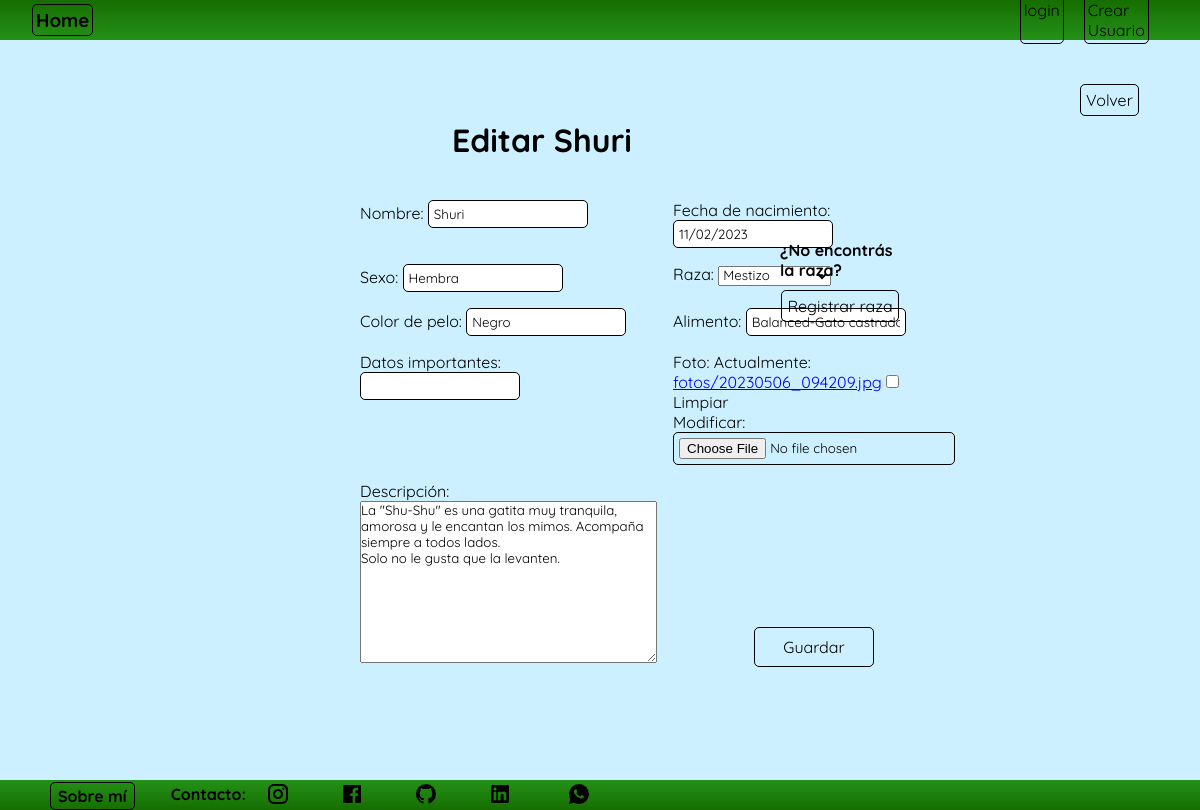
Page /perfil/perfil/mascota/update/1 on the committed database.
### perfil/models.py (models this page shows, shortened)
class Mascota(models.Model):
    nombre= models.CharField(max_length=50, verbose_name='Nombre')
    fecha_nacimiento = models.DateField(verbose_name='Fecha de nacimiento')
    sexo = models.CharField(max_length=20, null=True, blank=True, verbose_name='Sexo')
    raza = models.ForeignKey(Raza, on_delete=models.SET_NULL,null=True, blank=True, verbose_name='Raza')
    color_pelo = models.CharField(max_length=100, null=True,blank=True, verbose_name='Color de pelo')
    alimento = models.CharField(max_length=100, null=True,blank=True)
    datos_importantes = models.CharField(max_length=150, null=True,blank=True)
    foto = models.ImageField(upload_to='fotos',null=True, blank=True)
    descripcion = models.TextField(null=True, blank=True, verbose_name=('Descripción'))
    user = models.ForeignKey(User, on_delete=models.CASCADE)
    class Meta:
        verbose_name = 'Mascota'
        verbose_name_plural = 'Mascotas'

class Raza(models.Model):
    nombre = models.CharField(max_length=100)
    def __str__(self):
        return self.nombre
    class Meta:
        verbose_name = 'Raza'
        verbose_name_plural = 'Razas'

### perfil/views.py (the view)
# urls.py: path('perfil/mascota/update/<int:pk>', MascotaUpdate.as_view(), name='mascota_update'),
class MascotaUpdate(UpdateView):
    model = Mascota
    form_class= MascotaForm
    success_url = reverse_lazy('perfil:mascota_list')

### perfil/forms.py
class MascotaForm(forms.ModelForm):
    class Meta:
        model= Mascota
        fields = ['nombre', 'fecha_nacimiento', 'sexo', 'raza', 'color_pelo', 'alimento', 'datos_importantes', 'foto', 'descripcion']

### perfil/templates/perfil/mascota_form.html (shortened to what this page needs)
{% extends 'core/base.html' %}
{% block content %}
    <main class="contenedor">
        <div class="titulo_registrar">
            {% if form.instance.pk %}
                <h1>Editar {{ form.instance.nombre }}</h1>
            {% else %}
                <h1>Registrar mascota</h1>
            {% endif %}
        </div>
        <form method="post" enctype="multipart/form-data" class="formulario_mascota">
            {{ form }}
            <div class="contenedor_boton_mascota">
                <button type="submit" class="boton_mascota">Guardar</button>
            </div>
        </form>
        <div class="crear_raza_contenedor">
            <p><strong>¿No encontrás la raza?</strong></p>
            <a href="{% url 'perfil:raza_create' %}" class="crear_raza">Registrar raza</a>
        </div>
        <div class="volver_mascota_contenedor">
            <a href="{% url 'perfil:mascota_list' %}" class="volver_mascota">Volver</a>
        </div>
    </main>
{% endblock content %}

### core/static/css/style.css (style rules this page uses)
* { padding: 0; margin: 0; font-family: "Quicksand", sans-serif; }
.contenedor { display: grid; grid-template-columns: repeat(20, 5vw); grid-template-rows: repeat(18, 5vh); min-height: 92.54vh; background-color: rgb(204, 240, 255); width: 100vw; overflow: auto; }
.contenedor_boton_mascota { display: grid; align-content: end; justify-content: center; }
.boton_mascota { padding: 3px; background: none; border: 1px solid black; border-radius: 5px; font: inherit; color: inherit; cursor: pointer; outline: none; transition-duration: .3s; width: 120px; height: 40px; transition-duration: .2s; }
.volver_mascota_contenedor { grid-column-start: 19; grid-row-start: 2; align-content: center; }
.volver_mascota { text-decoration: none; color: black; border: 1px solid black; border-radius: 5px; padding: 5px; transition-duration: .2s; }
.formulario_mascota { display: grid; grid-template-columns: 1fr 1fr; gap: 1rem; grid-column-start: 7; grid-column-end: 13; grid-row-start: 5; }
.formulario_mascota input { border-radius: 5px; border: 1px solid black; padding: 5px; }
.titulo_registrar { display: flex; grid-row-start: 3; grid-column-start: 8; grid-column-end: 13; color: rgb(0, 0, 0); margin-left: 2rem; }
.crear_raza_contenedor { grid-column-start: 14; grid-column-end: 16; grid-row-start: 6; display: flex; flex-direction: column; align-items: center; row-gap: 10px; }
.crear_raza { text-decoration: none; color: black; border: 1px solid black; border-radius: 5px; padding: 5px; transition-duration: .2s; }

### rows in the picture
Mascota: instance.nombre "Shuri", nombre "Shuri", fecha_nacimiento "11/02/2023", sexo "Hembra", raza "Mestizo", color_pelo "Negro", alimento "Balanced-Gato castrado", descripcion "La \"Shu-Shu\" es una gatita muy tranquila, amorosa y le encantan los mimos. Acompaña siempre a todos lados. Solo no le gusta que la levanten."
